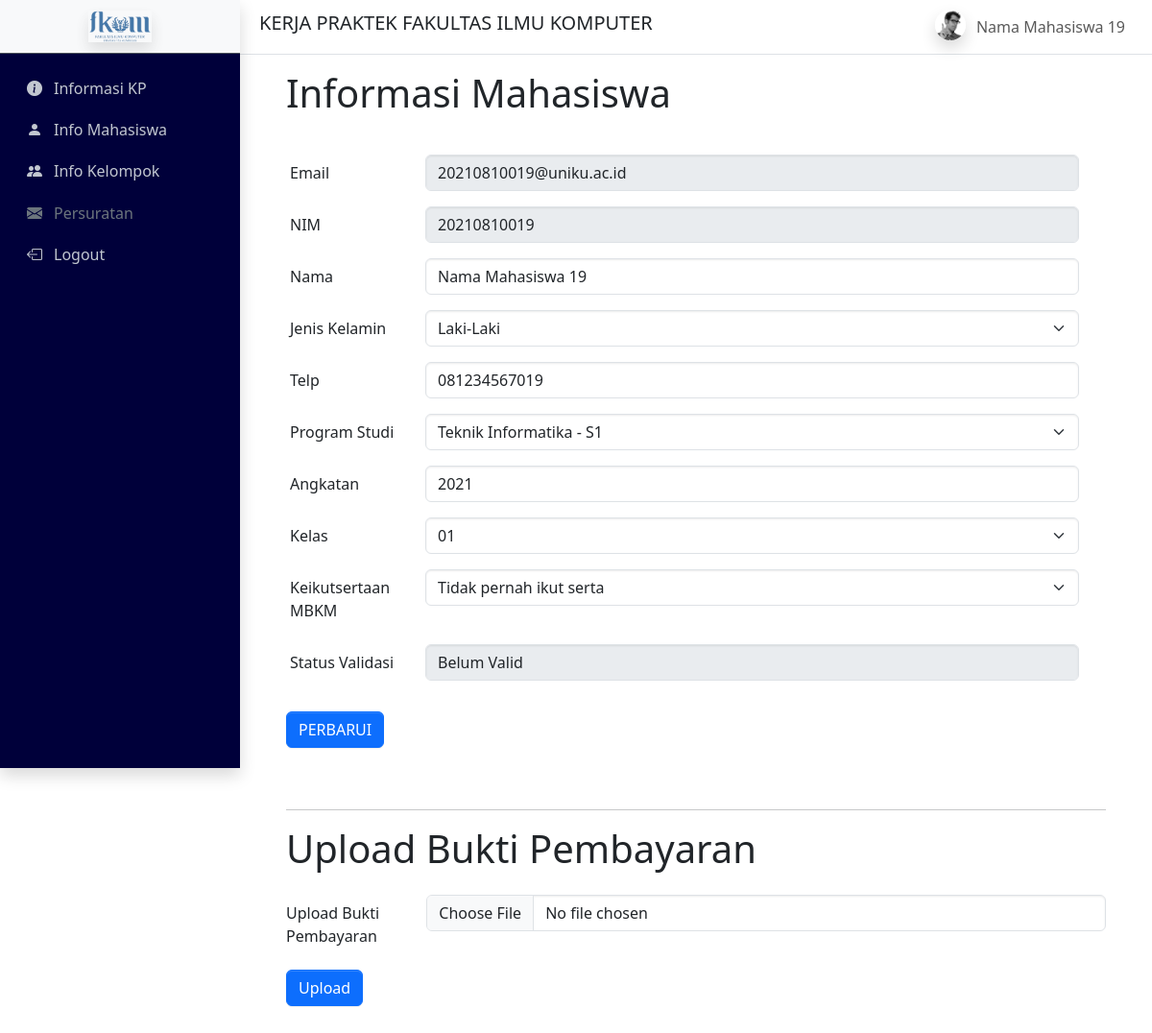
Page /pages/user/dashboard/infomhs.php (signed in) on the committed database.
### tables this page shows
CREATE TABLE `mahasiswa` (
  `nim` varchar(15) NOT NULL,
  `email` varchar(50) NOT NULL,
  `password` varchar(255) NOT NULL,
  `nama` varchar(100) NOT NULL,
  `jk` varchar(5) NOT NULL,
  `telp` varchar(15) DEFAULT NULL,
  `prodi` varchar(5) NOT NULL,
  `angkatan` int NOT NULL,
  `kelas` varchar(5) NOT NULL,
  `mbkm` int NOT NULL,
  `jaket` varchar(5) NOT NULL,
  `status` varchar(10) DEFAULT NULL,
  `file_upload` varchar(50) DEFAULT NULL,
  `status_validasi` int DEFAULT NULL
);

### pages/user/dashboard/infomhs.php (the view, shortened to what this page needs)
<?php
include('../../koneksi.php');
$query = "
    SELECT COUNT(*) AS count
    FROM kpconnection kc
    INNER JOIN mahasiswa m ON kc.nim = m.nim
    INNER JOIN kelompok k ON kc.no_kelompok = k.no_kelompok
    WHERE k.no_kelompok = ? AND m.status_validasi = 0
";
$stmt = $conn->prepare($query);
if ($stmt) {
    $stmt->bind_param("i", $_SESSION['no_kelompok']);
    $stmt->execute();
    $result = $stmt->get_result();
    $data = $result->fetch_assoc();
    $is_disabled = $data['count'] > 0;
} else {
    die("Query failed: " . $conn->error);
}
$user_nim = $_SESSION['user_nim'];
$query = "SELECT * FROM mahasiswa WHERE nim = '$user_nim'";
$result = $conn->query($query);
if ($result->num_rows > 0) {
    $mahasiswa = $result->fetch_assoc();
} else {
    $mahasiswa = null;
}
$status_val = $mahasiswa['status_validasi'] == 1 ? "Valid" : "Belum Valid";
?>
<!DOCTYPE html>
<html lang="en">
<head>
    <link rel="stylesheet" href="../../../css/adminlte.min.css"/>
    <link rel="stylesheet" href="https://cdn.jsdelivr.net/npm/bootstrap-icons@1.11.3/font/bootstrap-icons.min.css">
</head>
<body>
    <body class="layout-fixed sidebar-expand-lg">
        <div class="app-wrapper">
            <nav class="app-header navbar navbar-expand bg-body">
                <div class="container-fluid">
                    <h5 class="brand-text text-dark ms-2 align-middle">KERJA PRAKTEK FAKULTAS ILMU KOMPUTER</h5>
                    <ul class="navbar-nav ms-auto">
                        <li class="nav-item dropdown user-menu">
                            <a href="#" class="nav-link dropdown-toggle" data-bs-toggle="dropdown">
                                <img src="/dist/assets/img/user2-160x160.jpg" class="user-image rounded-circle shadow" alt="User Image">
                                <span class="d-none d-md-inline"><?php echo htmlspecialchars($_SESSION['user_name']);?></span>
                            </a>
                        </li>
                    </ul>
                </div>
            </nav>
            <aside class="app-sidebar shadow" style="background-color: rgb(0, 0, 58); color: white;" data-bs-theme="dark">
                <div class="sidebar-brand bg-light"> <a href="./home.html" class="brand-link"> <img src="/dist/assets/img/LOGOFKOM.png" alt="AdminLTE Logo" class="brand-image opacity-75 shadow"> </a> </div>
                <div class="sidebar-wrapper">
                    <nav class="mt-2">
                        <ul class="nav sidebar-menu flex-column" role="menu">
                            <li class="nav-item"> <a href="infokp.php" class="nav-link"><i class="nav-icon bi bi-info-circle-fill"></i>
                                <p>Informasi KP</p>
                            </a> </li>
                            <li class="nav-item"> <a href="infomhs.php" class="nav-link"> <i class="nav-icon bi bi-person-fill"></i>
                                    <p>Info Mahasiswa</p>
                                </a> </li>
                            <li class="nav-item"> <a href="infokelompok.php" class="nav-link"> <i class="nav-icon bi bi-people-fill"></i>
                                    <p>Info Kelompok</p>
                                </a> </li>
                            <li class="nav-item"><a href="persuratan.php"
       class="nav-link <?php echo $is_disabled ? 'disabled' : ''; ?>"
       <?php echo $is_disabled ? 'tabindex="-1" aria-disabled="true"' : ''; ?>>
        <i class="nav-icon bi bi-envelope-fill"></i>
        <p>Persuratan</p>
    </a></li>
                            <li class="nav-item"> <a href="../../logout.php" class="nav-link"> <i class="nav-icon bi bi-box-arrow-left"></i>
                                    <p>Logout</p>
                                </a> </li>
                        </ul>
                    </nav>
                </div>
            </aside>
            <main class="app-main">
                <div class="container-fluid px-5 py-3">
                    <h1>Informasi Mahasiswa</h1>
                    <?php if ($mahasiswa): ?>
                    <form action="<?= htmlspecialchars($_SERVER['PHP_SELF']) . '?v=' . time(); ?>" method="post" class="row g-3 py-5">
                        <div class="row mb-3">
                            <label for="emailform" class="col-sm-2 col-form-label">Email</label>
                            <div class="col-sm-10">
                                <input type="email" class="form-control" name="email" id="emailform" value="<?= htmlspecialchars($mahasiswa['email']) ?>" disabled>
                            </div>
                        </div>
                        <div class="row mb-3">
                            <label for="nim" class="col-sm-2 col-form-label">NIM</label>
                            <div class="col-sm-10">
                                <input type="text" class="form-control" name="nim" id="nim" value="<?= htmlspecialchars($mahasiswa['nim']) ?>" disabled>
                            </div>
                        </div>
                        <div class="row mb-3">
                            <label for="nama" class="col-sm-2 col-form-label">Nama</label>
                            <div class="col-sm-10">
                                <input type="text" name="nama" class="form-control" id="nama" value="<?= htmlspecialchars($mahasiswa['nama']) ?>" required>
                            </div>
                        </div>
                        <div class="row mb-3">
                            <label for="jk" class="col-sm-2 col-form-label">Jenis Kelamin</label>
                            <div class="col-sm-10">
                                <select name="jk" id="jk" class="form-select">
                                    <option value="L" <?= $mahasiswa['jk'] === 'L' ? 'selected' : '' ?>>Laki-Laki</option>
                                </select>
                            </div>
                        </div>
                        <div class="row mb-3">
                            <label for="telp" class="col-sm-2 col-form-label">Telp</label>
                            <div class="col-sm-10">
                                <input type="text" class="form-control" name="telp" id="telp" value="<?= htmlspecialchars($mahasiswa['telp']) ?>">
                            </div>
                        </div>
                        <div class="row mb-3">
                            <label for="prodi" class="col-sm-2 col-form-label">Program Studi</label>
                            <div class="col-sm-10">
                                <select name="prodi" id="prodi" class="form-select">
                                    <option value="TI" <?= $mahasiswa['prodi'] === 'TI' ? 'selected' : '' ?>>Teknik Informatika - S1</option>
                                </select>
                            </div>
                        </div>
                        <div class="row mb-3">
                            <label for="angkatan" class="col-sm-2 col-form-label">Angkatan</label>
                            <div class="col-sm-10">
                                <input type="text" name="angkatan" class="form-control" id="angkatan" value="<?= htmlspecialchars($mahasiswa['angkatan']) ?>" required>
                            </div>
                        </div>
                        <div class="row mb-3">
                            <label for="kelas" class="col-sm-2 col-form-label">Kelas</label>
                            <div class="col-sm-10">
                                <select name="kelas" id="kelas" class="form-select">
                                    <option value="01" <?= $mahasiswa['kelas'] === '01' ? 'selected' : '' ?>>01</option>
                                </select>
                            </div>
                        </div>
                        <div class="row mb-3">
                            <label for="mbkm" class="col-sm-2 col-form-label">Keikutsertaan MBKM</label>
                            <div class="col-sm-10">
                                <select name="mbkm" id="mbkm" class="form-select">
                                    <option value="0" <?= $mahasiswa['mbkm'] === '0' ? 'selected' : '' ?>>Tidak pernah ikut serta</option>
                                </select>
                            </div>
                        </div>
                        <div class="row mb-3">
                            <label for="status_validasi" class="col-sm-2 col-form-label">Status Validasi</label>
                            <div class="col-sm-10">
                                <input type="text" class="form-control" name="status_validasi" id="status_validasi" placeholder="Status Validasi" value="<?= htmlspecialchars($status_val) ?>" disabled>
                            </div>
                        </div>
                        <div class="col-12">
                            <button class="btn btn-primary" type="submit" name="submit_data">PERBARUI</button>
                        </div>
                    </form>
                    <?php endif; ?>
                    <hr>
                    <h1>Upload Bukti Pembayaran</h1>
                    <form action="<?= htmlspecialchars($_SERVER['PHP_SELF']) . '?v=' . time(); ?>" method="post" enctype="multipart/form-data">
                        <div class="row py-3">
                            <label for="formFile" class="col-sm-2 col-form-label">Upload Bukti Pembayaran</label>
                            <div class="col-sm-10">
                                <input class="form-control" type="file" name="file_bukti" id="formFile" required>
                            </div>
                        </div>
                        <div class="col-12">
                            <button type="submit" name="submit_upload" class="btn btn-primary">Upload</button>
                        </div>
                    </form>
                </div>
            </main>
        </div>
    </body>
</html>

### pages/user/dashboard/infomhs.php (style rules this page uses)
.nav-link.disabled { pointer-events: none; color: #6c757d; cursor: not-allowed; }

### rows in the picture
mahasiswa: email "20210810019@uniku.ac.id", nim "20210810019", nama "Nama Mahasiswa 19", jk "Laki-Laki", telp "081234567019", prodi "Teknik Informatika - S1", angkatan "2021", kelas "01", mbkm "Tidak pernah ikut serta", status_validasi "Belum Valid"

### other values in the picture
$_SESSION['user_name'] "Nama Mahasiswa 19"
